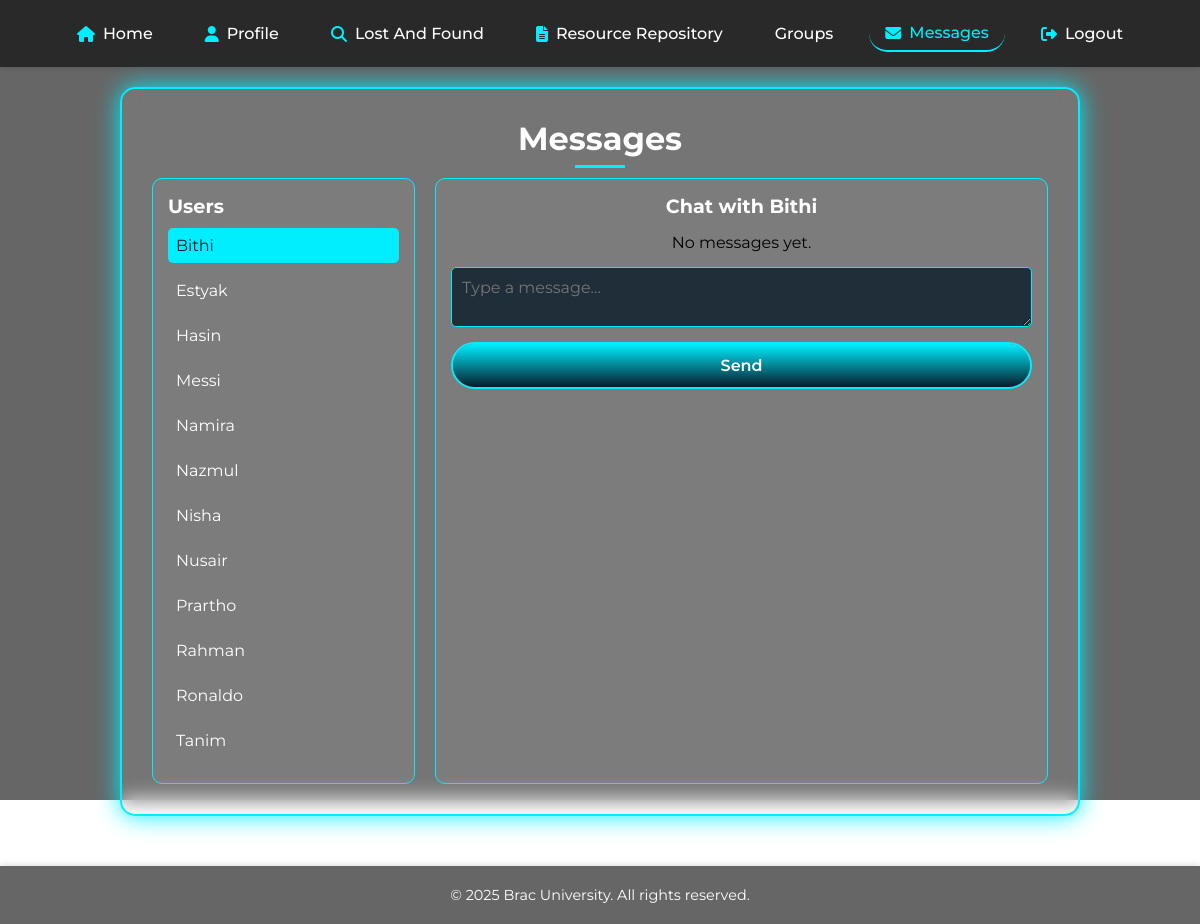
/messaging/messages.php?user_id=23 (signed in), run on an earlier commit of the app's database.
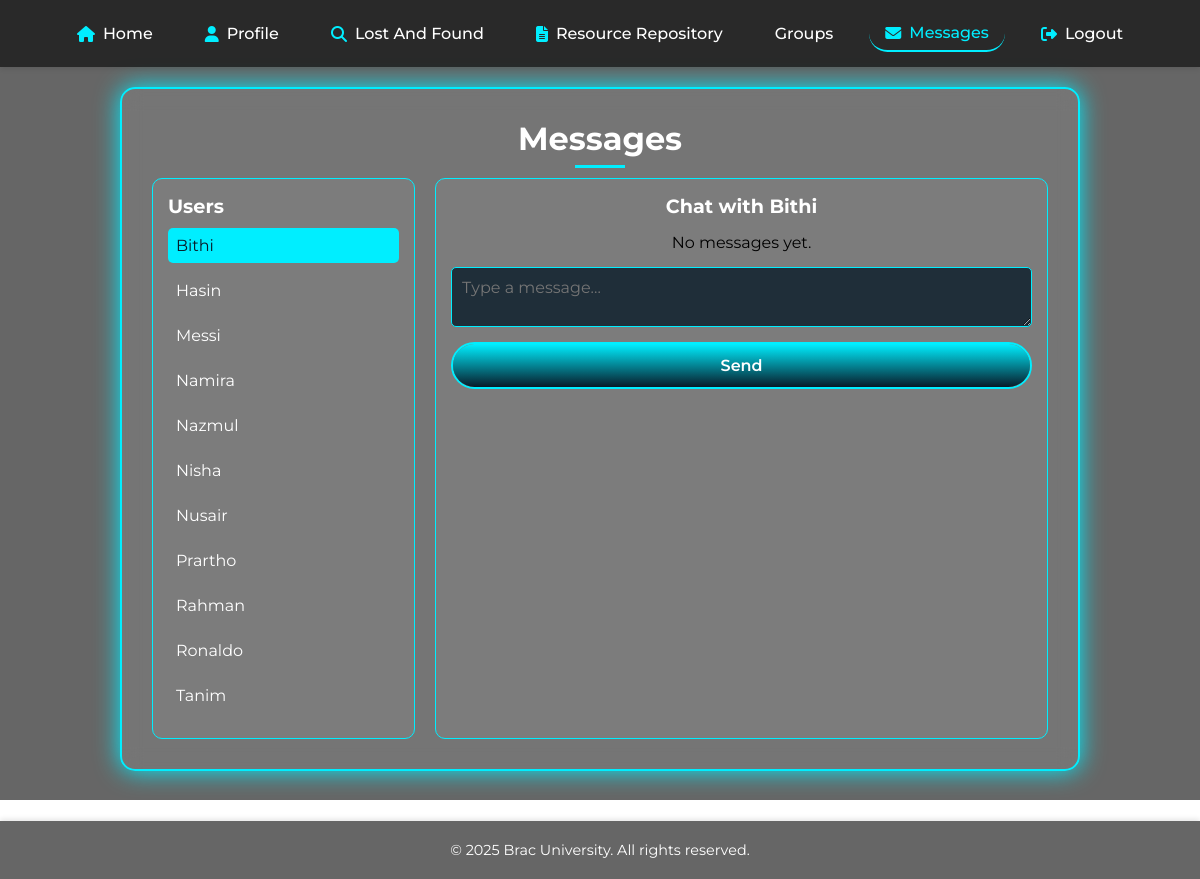
And on a later commit of the database.
### tables this page shows
CREATE TABLE `user` (
  `user_id` int(11) NOT NULL AUTO_INCREMENT,
  `username` varchar(50) NOT NULL,
  `email` varchar(100) NOT NULL,
  `password` varchar(255) NOT NULL,
  `status` varchar(50) NOT NULL DEFAULT 'Offline',
  `id_no` int(11) DEFAULT NULL,
  PRIMARY KEY (`user_id`),
  UNIQUE KEY `email` (`email`),
  UNIQUE KEY `id_no` (`id_no`)
);

### messaging/messages.php (the view, shortened to what this page needs)
<?php
require_once '../connect.php';
$user_id = $_SESSION['user_id'];
$users_query = "SELECT user_id, username FROM user WHERE user_id != $user_id ORDER BY username";
$users_result = mysqli_query($conn, $users_query);
$selected_user_id = isset($_GET['user_id']) ? intval($_GET['user_id']) : 0;
$selected_username = '';
$messages = [];
if ($selected_user_id !== 0) {
    $user_check_query = "SELECT username FROM user WHERE user_id = $selected_user_id";
    $user_check_result = mysqli_query($conn, $user_check_query);
    if (mysqli_num_rows($user_check_result) > 0) {
        $selected_username = mysqli_fetch_assoc($user_check_result)['username'];
    } else {
        $selected_user_id = 0;
    }
}
?>
<!DOCTYPE html>
<html lang="en">
<head>
    <link rel="stylesheet" href="style.css">
</head>
<body>
    <div class="bg-overlay"></div>
    <main>
        <nav>
            <a href="../index.php">Home</a>
            <a href="../Profile_dashboard/profile.php">Profile</a>
            <a href="../lost_and_found/lost_and_foundpage.php">Lost And Found</a>
            <a href="../Resource_Repository/resourcepage.php">Resource Repository</a>
            <a href="../group_post/group_select.php">Groups</a>
            <a href="messages.php" class="active">Messages</a>
            <a href="../logout.php">Logout</a>
        </nav>
        <div class="container messaging-section">
            <h1>Messages</h1>
            <div class="messaging-container">
                <div class="sidebar">
                    <h2>Users</h2>
                    <ul class="user-list">
                        <?php while ($user = mysqli_fetch_assoc($users_result)): ?>
                            <li class="<?= $selected_user_id == $user['user_id'] ? 'active' : '' ?>">
                                <a href="messages.php?user_id=<?= ($user['user_id']) ?>">
                                    <?= ($user['username']) ?>
                                </a>
                            </li>
                        <?php endwhile; ?>
                    </ul>
                </div>
                <div class="chat-area">
                    <?php if ($selected_user_id > 0): ?>
                        <h2>Chat with <?= ($selected_username) ?></h2>
                        <div class="messages">
                            <?php if (empty($messages)): ?>
                                <p class="no-messages">No messages yet.</p>
                            <?php endif; ?>
                        </div>
                        <form action="" method="POST" class="report-form message-form">
                            <textarea name="message_content" placeholder="Type a message..." required></textarea>
                            <button type="submit" class="btn">Send</button>
                        </form>
                    <?php else: ?>
                        <p class="no-selection">Select a user to start chatting.</p>
                    <?php endif; ?>
                </div>
            </div>
        </div>
    </main>
    <footer class="site-footer">
        © 2025 Brac University. All rights reserved.
    </footer>
</body>
</html>

What changed in the data, as far as the page shows it:
removed user: username "Estyak"
